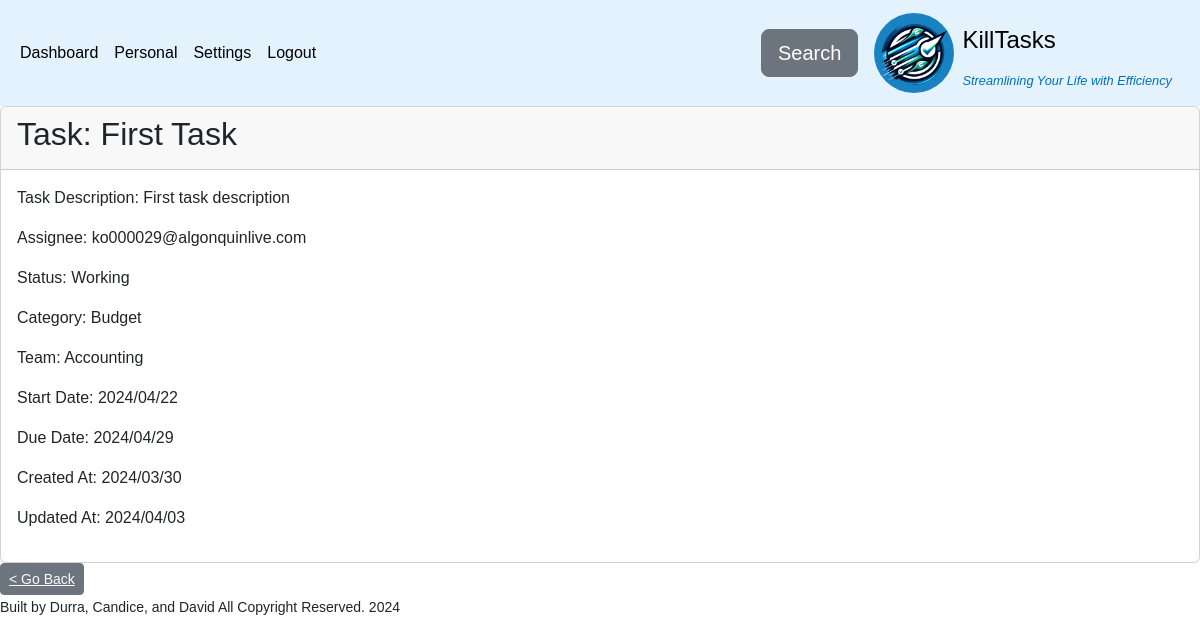
Page /private/task_view.php?task_id=4 (signed in) on the committed database.
### tables this page shows
CREATE TABLE `task` (
  `task_id` int(11) NOT NULL,
  `task_name` varchar(255) DEFAULT NULL,
  `task_description` varchar(255) DEFAULT NULL,
  `user_email` varchar(50) NOT NULL,
  `category` varchar(50) NOT NULL,
  `status` varchar(50) NOT NULL DEFAULT 'working',
  `team` varchar(50) DEFAULT NULL,
  `created_at` timestamp NOT NULL DEFAULT current_timestamp(),
  `updated_at` datetime DEFAULT current_timestamp() ON UPDATE current_timestamp(),
  `start_date` timestamp NULL DEFAULT NULL,
  `due_date` timestamp NULL DEFAULT NULL,
  `deleted` tinyint(1) NOT NULL DEFAULT 0
);

### server/config/pdo.php (called while the page is built, shortened)
<?php
  class PdoDao {
    private PDO $pdo;
    private static string $DB_HOST = "localhost";
    private static string $DB_USER = "admin";
    private static string $DB_PASS = "admin";
    private static string $DB_NAME = "killtasks";
    private static string $DB_PORT = "3306";
    function __construct() {
      $dsn = "mysql:host=" . self::$DB_HOST . ";dbname=" . self::$DB_NAME . ";port=" . self::$DB_PORT;
      try {
        $this->pdo = new PDO($dsn, self::$DB_USER, self::$DB_PASS);
        $this->pdo->setAttribute(PDO::ATTR_ERRMODE, PDO::ERRMODE_EXCEPTION);
      } catch (PDOException $e) {
        echo "Connection failed: " . $e->getMessage();
      }
    }
    function get_pdo(): PDO {
      return $this->pdo;
    }
  }

### server/service/task.php (called while the page is built, shortened)
<?php
include_once("../server/model/task.php");
include_once("../server/config/pdo.php");
include_once("../server/utils/convertors.php");
class TaskService
{
  private PDO $conn;
  public function __construct(PdoDao $pdo = new PdoDao())
  {
    $this->conn = $pdo->get_pdo();
  }
  public function get_task_by_id(int $task_id): Task
  {
    $sql = " SELECT
      * FROM task
      WHERE task_id = :task_id
      ;
    ";
    try {
      $stmt = $this->conn->prepare($sql);
      $stmt->bindParam(':task_id', $task_id, PDO::PARAM_INT);
      $stmt->execute();
      $result =  $stmt->fetch(PDO::FETCH_ASSOC);
      if (!empty($result)) {
        return new Task(
          $result['task_id'],
          $result['task_name'],
          $result['task_description'],
          $result['user_email'],
          $result['category'],
          $result['status'],
          $result['team'],
          $result['start_date'],
          $result['due_date'],
          $result['created_at'],
          $result['updated_at']
        );
      }
    } catch (PDOException $e) {
      echo $e->getMessage();
    }
  }
}

### server/model/task.php (called while the page is built, shortened)
<?php
class Task implements \JsonSerializable
{
  private string $task_name;
  private string $task_description;
  private string $user_email;
  private string $category;
  private string $status;
  private string $team;
  private ?string $created_at;
  private ?string $updated_at;
  private string $start_date;
  private string $due_date;
  function __construct(?int $task_id, string $task_name, string $task_description, string $user_email, string $category, string $status,  string $team, string $start_date, string $due_date, ?string $created_at = null, ?string $updated_at = null)
  {
    $this->task_name = $task_name;
    $this->task_description = $task_description;
    $this->user_email = $user_email;
    $this->status = strtolower($status);
    $this->category = strtolower($category);
    $this->team = strtolower( $team);
    $this->created_at = $created_at;
    $this->updated_at = $updated_at;
    $this->start_date = $start_date;
    $this->due_date = $due_date;
  }
  public function get_task_name(): string
  {
    return $this->task_name;
  }
  public function get_task_description(): string
  {
    return $this->task_description;
  }
  public function get_user_email(): string
  {
    return $this->user_email;
  }
  public function get_team(): string | null
  {
    return $this->team;
  }
  public function get_status(): string
  {
    return $this->status;
  }
  public function get_category(): string | null
  {
    return $this->category;
  }
  public function get_created_at(): string
  {
    return $this->created_at;
  }
  public function get_updated_at(): string | null
  {
    return $this->updated_at;
  }
  public function get_start_date(): string | null
  {
    return $this->start_date;
  }
  public function get_due_date(): string | null
  {
    return $this->due_date;
  }
}

### server/utils/convertors.php (called while the page is built, shortened)
<?php
function string_to_date(?string  $date, string $format = "c")
{
  return $date  ?  date($format, strtotime($date)) : "";
}

### private/task_view.php (the view, shortened to what this page needs)
<?php
include_once("../server/service/task.php");
include_once("../server/utils/convertors.php");
include_once("../partials/back_btn.php");
if (isset($_GET["task_id"])) {
  $task_id = $_GET['task_id'];
  $service = new TaskService();
  $task = $service->get_task_by_id(intval($task_id));
  if (isset($task)) {
    $task_name = $task->get_task_name();
    $task_description = $task->get_task_description();
    $status = ucwords($task->get_status());
    $category = ucwords($task->get_category());
    $team = ucwords($task->get_team());
    $user_email= $task->get_user_email();
    $start_date = $task->get_start_date()  != "" ? string_to_date($task->get_start_date(), 'Y/m/d') : "";
    $due_date = $task->get_due_date()!= "" ?  string_to_date($task->get_due_date(), 'Y/m/d') : "";
    $created_at = string_to_date($task->get_created_at(), 'Y/m/d');
    $update_at = $task->get_updated_at() != ""  ? string_to_date($task->get_updated_at(), 'Y/m/d'): "" ;
  }
}
?>
<?php include("../partials/header.php") ?>
<main class="">
    <div class="card">
      <div class="card-header">
        <h2>Task: <?php echo $task_name ?></h2>
      </div>
      <div class="card-body">
        <p>Task Description: <?php echo $task_description ?></p>
        <p>Assignee: <?php echo $user_email?></p>
        <p>Status: <?php echo $status ?></p>
        <p>Category: <?php echo $category ?></p>
        <p>Team: <?php echo $team ?></p>
        <p>Start Date: <?php echo $start_date ?></p>
        <p>Due Date: <?php echo $due_date ?></p>
        <p>Created At: <?php echo $created_at ?></p>
        <p>Updated At: <?php echo $update_at ?></p>
      </div>
    </div>
</main>
<?php echo back_btn("../private/dashboard.php"); ?>
<?php include("../partials/footer.php") ?>

### public/style/global.css (style rules this page uses)
* { margin: 0; padding: 0; box-sizing: border-box; font-family: sans-serif; }

### rows in the picture
task: task_name "First Task", task_description "First task description", user_email "ko000029@algonquinlive.com", status "Working", category "Budget", team "Accounting", start_date "2024/04/22", due_date "2024/04/29", created_at "2024/03/30", updated_at "2024/04/03"

### other values in the picture
$li "Dashboard"
$li "Personal"
$li "Settings"
$li "Logout"
